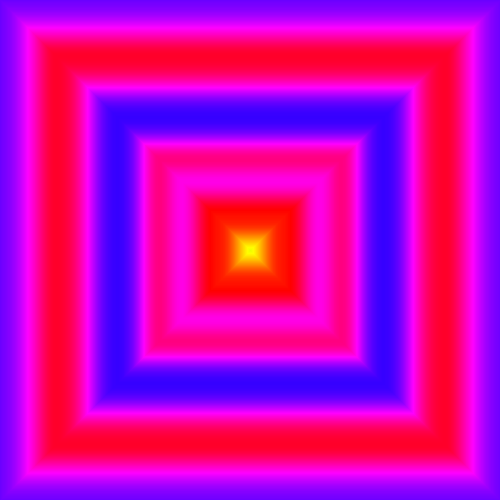
Frame 1 (no input)
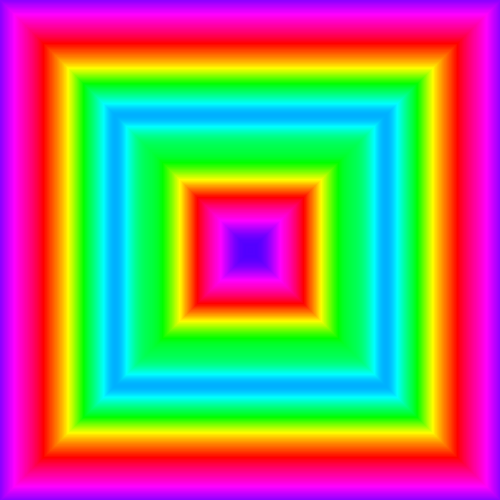
Frame 60 (the mouse pressed at the canvas centre just before this capture)
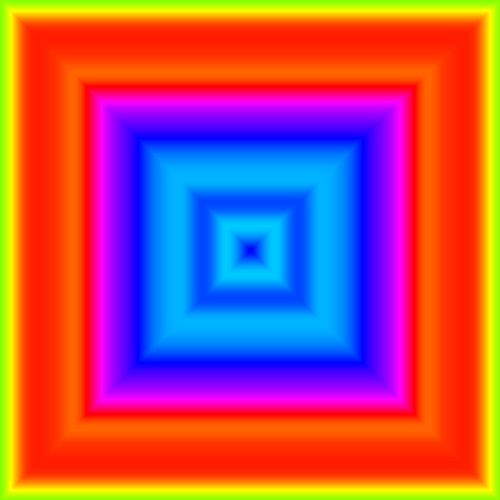
Frame 120 (the mouse held since frame 60 and released just before this capture)

The Processing sketch that drew these frames (run headless with seeded random() and noise(); from frame 60 on, the mouse is pressed at the canvas centre):

// Processing sketch: processing_112228
// ── processing_112228.pde

// +/-                    Geschwindigkeit erhöhen/verringern
// x/y                    rotieren
// o/p                    Abstand erhöhen/verringern (nur bei Vierreck & Ellipse)
// n/m                    Höhe/Breite erhöhen/verringern
// UP/DOWN/LEFT/RIGHT     bewegen
// Rechtsklick             bewegen und loslassen mit Maus
// Linksklick             Verlauf nach innen/aussen





boolean inwards = true;
boolean mouseCentre=false;
float rotation = 0;
int x = 0;
int y = 0;
int speed = 0;
int changeHeight = 0;
int changeWidth = 0;
int space = 0;
int transX = 250;
int transY = 250;
int shape = 0;
//int stroke = 1;





void setup() {
  size(500, 500);
  smooth();
  colorMode(HSB);
}





void keyReleased() {
  if (key == ' ') {
    shape = (shape + 1) % 3;
  }
}





void keyPressed() {
  if (key == '+' && speed < 7) {
    speed++;
  }
  else if (key == '-' && speed > -7) {
    speed--;
  }
  else if (key == 'x' || key == 'X') {
    rotation++;
  }
  else if (key == 'y' || key == 'Y') {
    rotation--;
  }
  else if ((key == 'o' || key == 'O') && space > 0) {
    space--;
  }
  else if ((key == 'p' || key == 'P') && space < 5) {
    space++;
  }
  else if ((key == 'n' || key == 'N') && changeWidth > -30) {
    changeWidth-=3;
  }
  else if ((key == 'm' || key == 'M') && changeWidth < 30) {
    changeWidth+=3;
  }
  //  if (key == 'b' || key == 'B') {
  //    stroke++;
  //  }
  //  if ((key == 'v' || key == 'V') && stroke > 1) {
  //    stroke--;
  //  }
  else if (key == CODED) {
    if (keyCode == LEFT && x > -transX) {
      x-=5;
    }
    else if (keyCode == RIGHT && x < 500-transX) {
      x+=5;
    }
    else if (keyCode == UP && y > -transY) {
      y-=5;
    }
    else if (keyCode == DOWN && y < 500-transY) {
      y+=5;
    }
  }
}





void mouseReleased() {
  if (mouseButton == LEFT) {
    if (inwards == true) {
      inwards = false;
    }
    else {
      inwards = true;
    }
  }
  else if (mouseButton == RIGHT) {
    if (mouseCentre == false) {
      mouseCentre = true;
      cursor(CROSS);
      x = 0;
      y = 0;
    }
    else {
      mouseCentre = false;
      cursor(ARROW);
      transX = mouseX;
      transY = mouseY;
    }
  }
}





void draw() {
  if (shape == 0) {
    rectangle1();
  }
  else if (shape == 1) {
    ellipse1();
  }
  else {
    triangle1();
  }
}




//Viereck ======================================================================================
void rectangle1() {
  if (mouseCentre == true) {
    translate(mouseX, mouseY);
  }
  else {
    translate(transX + x, transY + y);
  }
  rotate(rotation * 0.05 * PI);
  if (space > 0) {
    strokeWeight(1);
  }
  else {
    strokeWeight(3);
  }
  background(0);
  for (int i = 0; i < 708; i++) {
    float hue = (noise(frameCount * (0.022 + speed * 0.002) + i * 0.005) * 500) % 255;
    stroke(hue, 255, 255);
    rectMode(CENTER);
    if (inwards==true) {
      fill(255, 0);
      rect(0, 0, i * (2 + space), i * (2 + space) + changeWidth * 5);
    }
    else {
      rect(0, 0, 1416 - 1 - i * (2 + space), 1416 - 1 - i * (2 + space) +changeWidth * 5);
    }
  }
}




//Ellipse===================================================================================
void ellipse1() {
  if (mouseCentre == true) {
    translate(mouseX, mouseY);
  }
  else {
    translate(transX + x, transY + y);
  }
  rotate(rotation * 0.05 * PI);
  background(0);
  for (int i = 0; i < 708; i++) {
    float hue = (noise(frameCount * (0.15 + speed * 0.015) + i * 0.005) * 500) % 255;
    stroke(hue, 255, 255);
    if (space > 0) {
      strokeWeight(1);
    }
    else {
      strokeWeight(2);
    }
    if (inwards == true) {
      fill(255, 0);
      ellipse(0, 0, 1 + i * (2 + space), 1 + i * (2 + space) + changeWidth * 5);
    }
    else {
      ellipse(0, 0, 1416 - 1 - i * (2 + space), 1416 - 1 - i * (2 + space) + changeWidth * 5);
    }
  }
}




//Dreieck =====================================================================================
void triangle1() {
  if (space > 0) {
    shape = 0;
  }
  if (mouseCentre == true) {
    translate(mouseX, mouseY);
  }
  else {
    translate(transX + x, transY + y);
  }
  rotate(rotation * 0.05 * PI);
  background(0);
  for (int i = 0; i < 708;i++) {
    float hue = (noise(frameCount * 0.15 + i * 0.005) * 500) % 255;
    stroke(hue, 255, 255);
    strokeWeight(3);
    fill(255, 0);
    if (inwards == true) {
      triangle(0, -1 * i + space, 2 * i + space, 1 * i + space, -2 * i + space, 1 * i + space);
    }
    else {
      triangle(0, -708 + i + space, 1416 - i * 2 + space + changeWidth * 5, 708 - i + space, 
      -1416 + i * 2 + space + changeWidth * 5, 708 - i + space);
    }
  }
}
